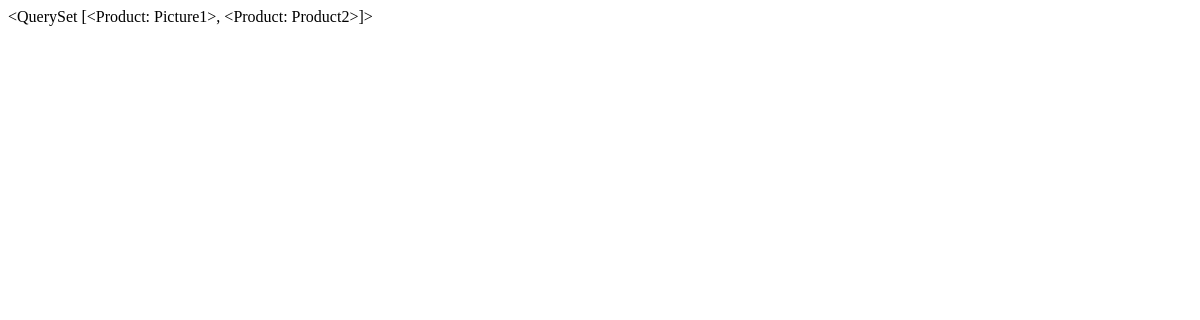
The page /list/ on the database as committed earlier.
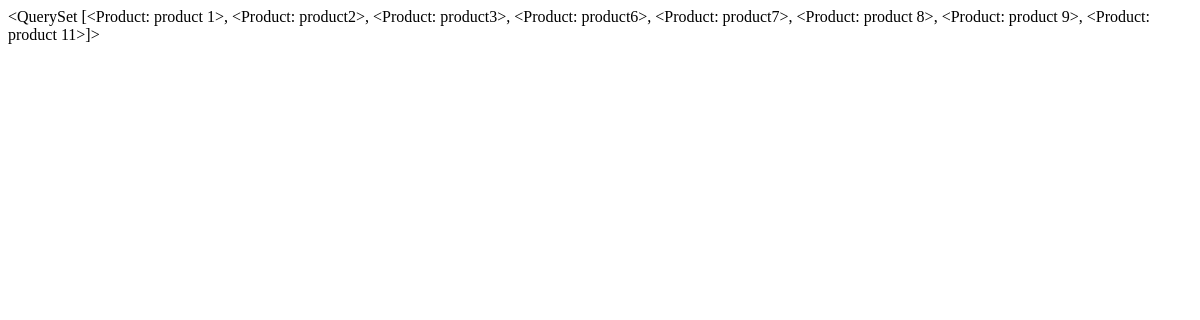
The same page on the database as committed later.
### products/models.py (models this page shows)
class Product(models.Model):
    user = models.ForeignKey(settings.AUTH_USER_MODEL)
    managers = models.ManyToManyField(settings.AUTH_USER_MODEL, related_name="managers_products", blank=True)
    title = models.CharField(max_length=30)
    slug = models.SlugField(blank=True, unique=True)
    description = models.TextField(default="Default value")
    price = models.DecimalField(max_digits=100, decimal_places=2, default=9.99)
    sale_price = models.DecimalField(max_digits=100, decimal_places=2, default=6.99, null=True, blank=True)
    def __unicode__(self):
        return self.title

### products/views.py (the view)
# urls.py: url(r'^list/$', "products.views.list_view", name="list_view"),
def list_view(request):
    print request
    queryset = Product.objects.all()
    template = "list_view.html"
    context={
        "queryset": queryset
    }
    return render(request, template, context)

### templates/list_view.html (shortened to what this page needs)
{% extends "base.html" %}
{% block content %}
   {{ queryset }}
{% endblock content %}

Rows that differ between the two databases and show on the page:
changed Product: title.title "<QuerySet [<Product: Picture1>, <Product: Product2>]>" → "<QuerySet [<Product: product 1>, <Product: product2>, <Product: product3>, <Product: product6>, <Product: product7>, <Product: product 8>, <Product: product 9>, <Product: product 11>]>"
